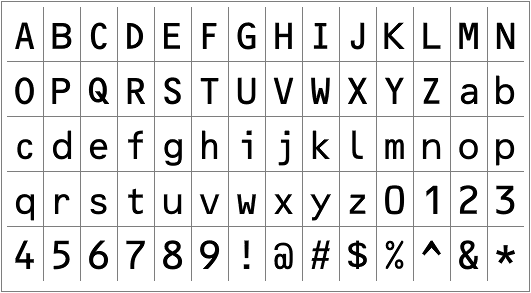
%> input picture ocrfonts.png, 531 x 293 px
$ octave --eval "result = removelines(imread('ocrfonts.png'));"   (GNU Octave 9; MATLAB toolbox functions it lacks are replaced by stand-ins)
%> lines starting %> are read from the running program, lines starting %| are printed output that depends on the picture; in (x1, y1, x2, y2) boxes, pixels count from 0 and x2, y2 are one past the last pixel; in counts of white or black regions, pixels touching at a corner belong together; the program's own positions count from 1
%This function removes thin lines and specks from the test image and also
%converts it to a binarized image
function imgout = removelines(img);
    %Reading image from file
    img = imread('ocrfonts.png');
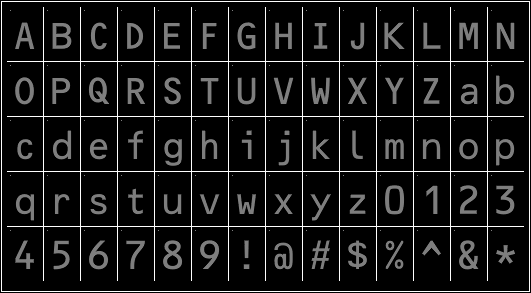
%> img: size 293x531 uint8; min 0, max 254, mean 22.8

    %Conversion to grayscale
    I = mat2gray(img);

    %Thresholding
    bw = im2bw(I,graythresh(I));
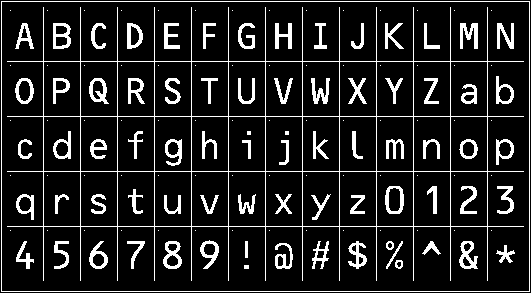
%> bw: size 293x531 logical; 12.7% white; 147 white regions (72 under 20 px), largest, box (x1, y1, x2, y2) and area: (7, 7, 524, 281) 5578, (1, 1, 530, 292) 1636, (460, 23, 478, 49) 276

    %Defining structural element for erosion/dilation
    se = strel('rectangle',[2,2]);

    %Erosion for removing lines and specks
    bw2 = imerode(bw,se);
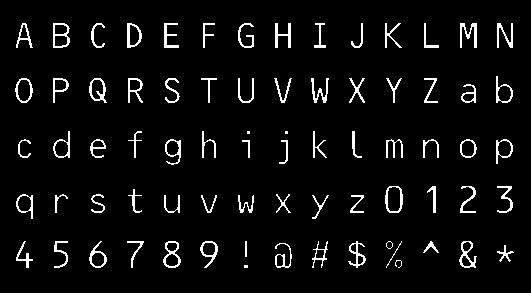
%> bw2: size 293x531 logical; 5.1% white in thin lines or dots, all inside (x1, y1, x2, y2) = (15, 23, 514, 268)

    %Dilation for restoring the characters to their original size
    imout = imdilate(bw2,se);
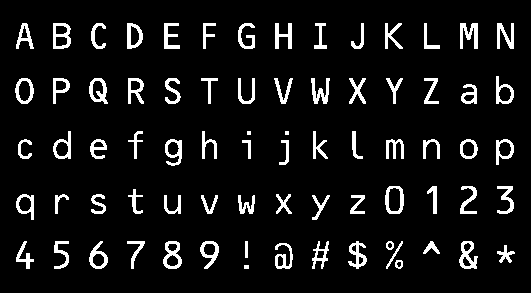
%> imout: size 293x531 logical; 8% white; 75 white regions (2 under 20 px), largest, box (x1, y1, x2, y2) and area: (460, 23, 478, 49) 276, (459, 241, 478, 269) 271, (163, 241, 182, 269) 265
    imshow(imout);
    winopen('ocrfonts.png');
end

%%%%%%%%%%%%%%%%%%%% FUNCTION DOCUMENTATION %%%%%%%%%%%%%%%%%%%%%%%%%%%%%

%imread function reads an image and returns a 2/3 dimensional
%matrix(depending on image type) containing the pixel values of the image

%mat2gray function converts a given image matrix into a grayscale image
%matrix.

%im2bw function takes in the image matrix and the threshold value as the
%input and returns a binarized image in which pixels are either 1 or 0. The
%basic principle behind thresholding is to assign the pixel value 1 to all
%pixels above a certain threshold value and assign the rest as zero.

%graythresh function uses Otsu's global thresholding method to calculate a
%threshold value for a given grayscale matrix. This method chooses a
%threshold so as to minimize the intraclass variance of the binarized
%pixels

%strel function is used to create a morphological structuring element which
%can be used in dilation and erosion of an image. The syntax which is used
%here is strel(shape,parameters), where shape is the specified shape of the
%structuring element and the parameters are defined as per the shape
%selected. eg. for a rectangle, parameters will be height and width, for a
%disk it will be radius etc.

%imerode function takes the image matrix and the structural element as the
%input and performs binary/grayscale erosion depending on the image matrix.
%This can be particularly useful in removing lines and specks as we can
%take a flat structural element which is just thicker than the lines and
%dots and perform an erosion. This will remove the lines and dots

%imdilate function is the opposite of imerode and takes in similar inputs
%and also performs binary/grayscale dilation depending on the image matrix.
%As erosion erodes the image by the structural element, imdilate expands it
%according to the structural element. This is used to restore characters to
%their original sizes after removing the lines and dots by using imerode
%> (the run ends here)
